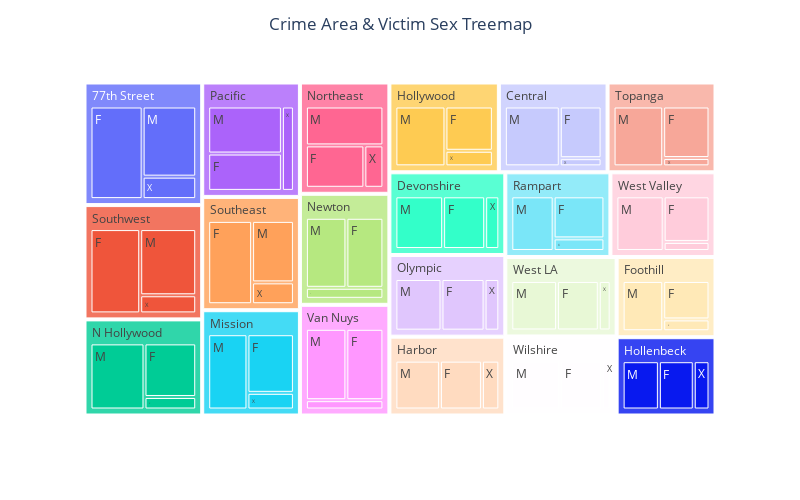

Notebook code cell kept with this figure:
### Markdown cell above
##### Visualization 3: Crime Area and Victim Sex joint distribution and trend using Treemap

### Code cell
# Reference code
# 1. Reference code : https://pandas-docs.github.io/pandas-docs-travis/user_guide/groupby.html
# 2. Reference code : https://plotly.com/python/treemaps/

df_as_grp = df.groupby(['AREA NAME', 'Vict Sex']).count().reset_index().iloc[:,[0,1,2]]
df_as = df_as_grp.rename(columns={df_as_grp.columns[0]: "Area", df_as_grp.columns[1]: "Victim Sex", df_as_grp.columns[2]: "Count"})
fig = px.treemap(df_as, path=['Area', 'Victim Sex'],values='Count')
fig.update_layout(title="Crime Area & Victim Sex Treemap",width=800, height=500,title_x=0.5)
fig.show()

### Figure 1 — Plotly figure (JSON) as saved in the notebook; plotly's stock layout.template omitted (floating-point values rounded to 4 significant figures)
{"data": [{"branchvalues": "total", "domain": {"x": [0, 1], "y": [0, 1]}, "hovertemplate": "labels=%{label}<br>Count=%{value}<br>parent=%{parent}<br>id=%{id}<extra></extra>", "ids": ["77th Street/F", "Central/F", "Devonshire/F", "Foothill/F", "Harbor/F", "Hollenbeck/F", "Hollywood/F", "Mission/F", "N Hollywood/F", "Newton/F", "Northeast/F", "Olympic/F", "Pacific/F", "Rampart/F", "Southeast/F", "Southwest/F", "Topanga/F", "Van Nuys/F", "West LA/F", "West Valley/F", "Wilshire/F", "77th Street/M", "Central/M", "Devonshire/M", "Foothill/M", "Harbor/M", "Hollenbeck/M", "Hollywood/M", "Mission/M", "N Hollywood/M", "Newton/M", "Northeast/M", "Olympic/M", "Pacific/M", "Rampart/M", "Southeast/M", "Southwest/M", "Topanga/M", "Van Nuys/M", "West LA/M", "West Valley/M", "Wilshire/M", "77th Street/X", "Central/X", "Devonshire/X", "Foothill/X", "Harbor/X", "Hollenbeck/X", "Hollywood/X", "Mission/X", "N Hollywood/X", "Newton/X", "Northeast/X", "Olympic/X", "Pacific/X", "Rampart/X", "Southeast/X", "Southwest/X", "Topanga/X", "Van Nuys/X", "West LA/X", "West Valley/X", "Wilshire/X", "77th Street", "Central", "Devonshire", "Foothill", "Harbor", "Hollenbeck", "Hollywood", "Mission", "N Hollywood", "Newton", "Northeast", "Olympic", "Pacific", "Rampart", "Southeast", "Southwest", "Topanga", "Van Nuys", "West LA", "West Valley", "Wilshire"], "labels": ["F", "F", "F", "F", "F", "F", "F", "F", "F", "F", "F", "F", "F", "F", "F", "F", "F", "F", "F", "F", "F", "M", "M", "M", "M", "M", "M", "M", "M", "M", "M", "M", "M", "M", "M", "M", "M", "M", "M", "M", "M", "M", "X", "X", "X", "X", "X", "X", "X", "X", "X", "X", "X", "X", "X", "X", "X", "X", "X", "X", "X", "X", "X", "77th Street", "Central", "Devonshire", "Foothill", "Harbor", "Hollenbeck", "Hollywood", "Mission", "N Hollywood", "Newton", "Northeast", "Olympic", "Pacific", "Rampart", "Southeast", "Southwest", "Topanga", "Van Nuys", "West LA", "West Valley", "Wilshire"], "name": "", "parents": ["77th Street", "Central", "Devonshire", "Foothill", "Harbor", "Hollenbeck", "Hollywood", "Mission", "N Hollywood", "Newton", "Northeast", "Olympic", "Pacific", "Rampart", "Southeast", "Southwest", "Topanga", "Van Nuys", "West LA", "West Valley", "Wilshire", "77th Street", "Central", "Devonshire", "Foothill", "Harbor", "Hollenbeck", "Hollywood", "Mission", "N Hollywood", "Newton", "Northeast", "Olympic", "Pacific", "Rampart", "Southeast", "Southwest", "Topanga", "Van Nuys", "West LA", "West Valley", "Wilshire", "77th Street", "Central", "Devonshire", "Foothill", "Harbor", "Hollenbeck", "Hollywood", "Mission", "N Hollywood", "Newton", "Northeast", "Olympic", "Pacific", "Rampart", "Southeast", "Southwest", "Topanga", "Van Nuys", "West LA", "West Valley", "Wilshire", "", "", "", "", "", "", "", "", "", "", "", "", "", "", "", "", "", "", "", "", ""], "type": "treemap", "values": [71641, 36704, 39048, 32541, 37182, 31292, 35639, 43728, 45170, 41244, 39438, 39505, 42833, 37586, 57071, 63697, 40578, 42153, 37423, 36812, 37596, 55784, 55800, 44295, 37322, 39436, 32509, 50830, 47406, 58174, 45162, 47976, 42283, 53920, 40728, 40127, 56325, 50474, 46025, 40988, 45452, 43509, 17847, 5785, 13135, 9992, 15389, 14114, 12520, 12434, 10561, 13596, 12838, 13526, 15769, 11262, 14259, 15415, 6540, 11526, 10636, 7298, 7485, 145272, 98289, 96478, 79855, 92007, 77915, 98989, 103568, 113905, 100002, 100252, 95314, 112522, 89576, 111457, 135437, 97592, 99704, 89047, 89562, 88590]}], "layout": {"height": 500, "legend": {"tracegroupgap": 0}, "margin": {"t": 60}, "title": {"text": "Crime Area & Victim Sex Treemap", "x": 0.5}, "width": 800}}
